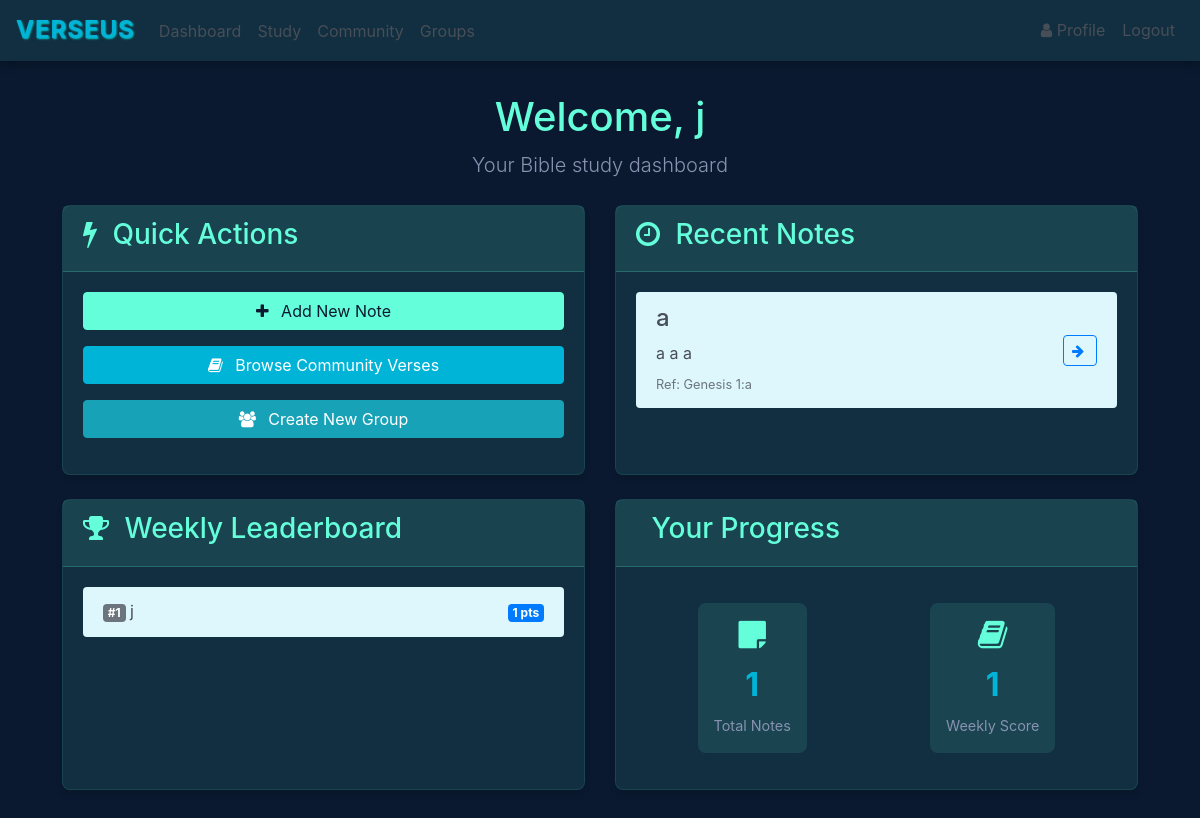
The page /home (signed in) on the database as committed earlier.
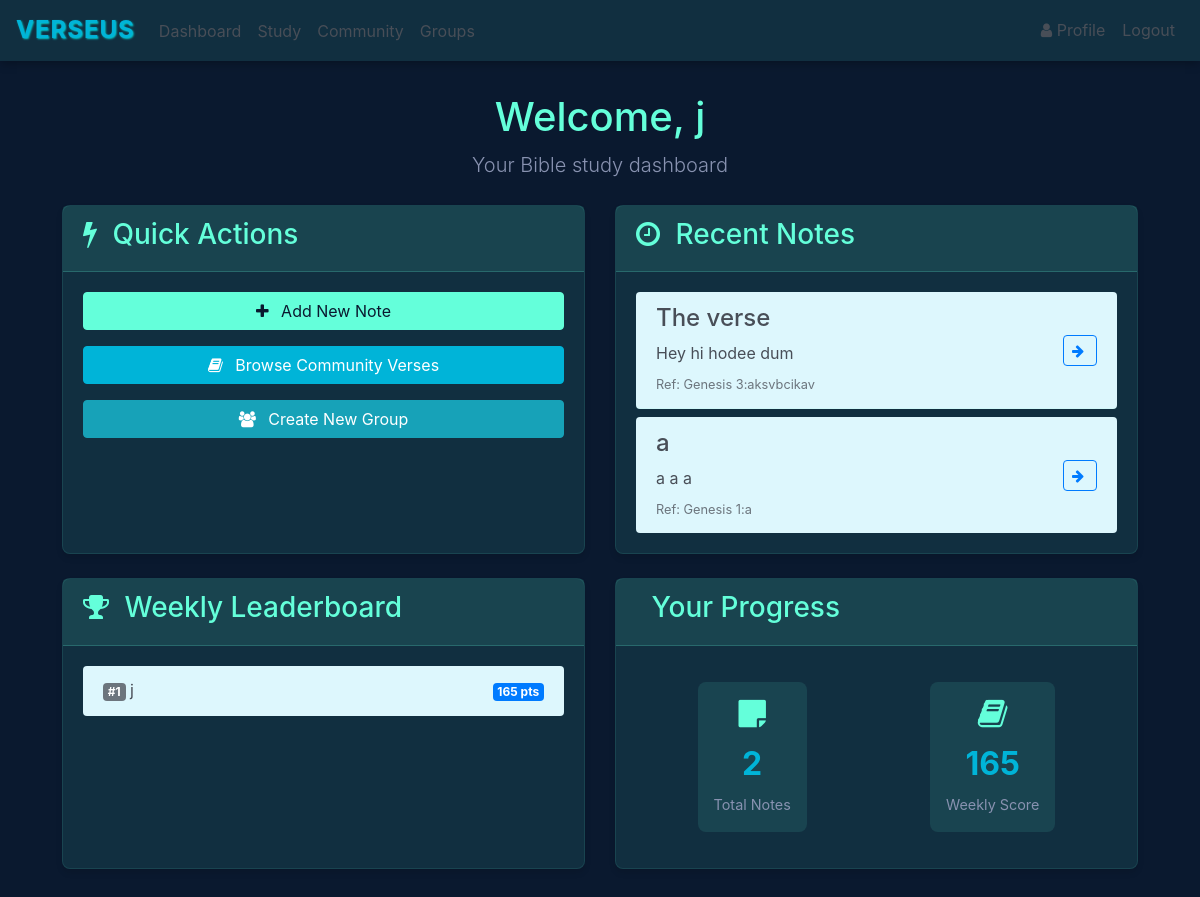
The same page on the database as committed later.
### website/models.py (models this page shows)
class Note(db.Model):
    id = db.Column(db.Integer, primary_key=True)
    title = db.Column(db.String(100), default="Untitled Verse")
    data = db.Column(db.String(500))
    date = db.Column(db.DateTime(timezone=True), default=func.now())
    user_id = db.Column(db.Integer, db.ForeignKey('user.id'))
    data_blanked = db.Column(db.String(500))
    ref = db.Column(JSON)
    word_blank_positions = db.Column(JSON)
    completions = db.Column(db.Integer, default=0)

class User(db.Model, UserMixin):
    id = db.Column(db.Integer, primary_key=True)
    email = db.Column(db.String(150), unique=True)
    first_name = db.Column(db.String(150))
    password = db.Column(db.String(150))
    score = db.Column(db.Integer)
    role = db.Column(Enum(UserRole), default=UserRole.USER)
    weekly_score = db.Column(db.Integer, default=0)
    notes = db.relationship('Note')
    groups = db.relationship('Group', secondary='user_groups_association', back_populates='members')
    lifetime_score = db.Column(db.Integer, default=0)

### website/views.py (the view)
@views.route('/home', methods=['GET'])
@login_required
def home():
    books_of_the_bible = [
    "Genesis", "Exodus", "Leviticus", "Numbers", "Deuteronomy",
    "Joshua", "Judges", "Ruth", "1 Samuel", "2 Samuel",
    "1 Kings", "2 Kings", "1 Chronicles", "2 Chronicles", "Ezra",
    "Nehemiah", "Esther", "Job", "Psalms", "Proverbs",
    "Ecclesiastes", "Song of Solomon", "Isaiah", "Jeremiah", "Lamentations",
    "Ezekiel", "Daniel", "Hosea", "Joel", "Amos",
    "Obadiah", "Jonah", "Micah", "Nahum", "Habakkuk",
    "Zephaniah", "Haggai", "Zechariah", "Malachi",
    "Matthew", "Mark", "Luke", "John", "Acts",
    "Romans", "1 Corinthians", "2 Corinthians", "Galatians", "Ephesians",
    "Philippians", "Colossians", "1 Thessalonians", "2 Thessalonians", "1 Timothy",
    "2 Timothy", "Titus", "Philemon", "Hebrews", "James",
    "1 Peter", "2 Peter", "1 John", "2 John", "3 John",
    "Jude", "Revelation"]
    users = User.query.with_entities(User.first_name, User.weekly_score).order_by(User.weekly_score.desc()).limit(10).all()
    return render_template("home.html", user=current_user, books=books_of_the_bible, users=users)

### website/templates/home.html (shortened to what the changed rows need)
{% extends "base.html" %}
{% block content %}
<div class="dashboard-header mb-4">
    <h1>Welcome, {{ user.first_name }}</h1>
    <p class="lead">Your Bible study dashboard</p>
</div>
<div class="row">
    <div class="col-md-6 mb-4">
        <div class="card h-100">
            <div class="card-body">
                {% if user.notes %}
                <div class="list-group list-group-flush">
                    {% for note in (user.notes | sort(attribute='date', reverse=true))[:3] %}
                    <div class="list-group-item">
                        <div class="d-flex justify-content-between align-items-center">
                            <div class="note-content">
                                <h4 class="verse-title">{{ note.title }}</h4>
                                <div class="note-text">{{ note.data[:50] }}{% if note.data|length > 50 %}...{% endif %}
                                </div>
                                <small class="text-muted">Ref: {{ note.ref }}</small>
                            </div>
                            <div class="note-actions">
                                <a href="/verses/{{ note.id }}" class="btn btn-sm btn-outline-primary">
                                    <i class="fa fa-arrow-right"></i>
                                </a>
                            </div>
                        </div>
                    </div>
                    {% endfor %}
                </div>
                {% else %}
                <p class="text-muted">No notes yet. Start by adding a new note!</p>
                {% endif %}
            </div>
        </div>
    </div>
    <div class="col-md-6 mb-4">
        <div class="card h-100">
            <div class="card-body">
                {% if users %}
                <div class="list-group list-group-flush leaderboard-list">
                    {% for user in users %}
                    <div class="list-group-item">
                        <div class="d-flex justify-content-between align-items-center">
                            <div class="user-info">
                                <span class="badge bg-secondary me-2">#{{ loop.index }}</span>
                                {{ user.first_name }}
                            </div>
                            <div class="score">
                                <span class="badge bg-primary">{{ user.weekly_score }} pts</span>
                            </div>
                        </div>
                    </div>
                    {% endfor %}
                </div>
                {% else %}
                <p class="text-muted">No users have scored points yet this week!</p>
                {% endif %}
            </div>
        </div>
    </div>
    <div class="col-md-6 mb-4">
        <div class="card h-100">
            <div class="card-body">
                <div class="stats-container">
                    <div class="stat-item">
                        <i class="fa fa-sticky-note"></i>
                        <div class="stat-value">{{ user.notes|length }}</div>
                        <div class="stat-label">Total Notes</div>
                    </div>
                    <div class="stat-item">
                        <i class="fa fa-book"></i>
                        <div class="stat-value">{{ user.weekly_score }}</div>
                        <div class="stat-label">Weekly Score</div>
                    </div>
                </div>
            </div>
        </div>
    </div>
</div>
{% endblock %}

Rows that differ between the two databases and show on the page:
changed User: weekly_score "1" → "165"
added Note: title "The verse", data "Hey hi hodee dum", ref "Genesis 3:aksvbcikav"
Other text that changed with them:
{{ user.notes|length }}: "1" → "2"
new list line: "# 1 j 165 pts"
list line gone: "# 1 j 1 pts"
